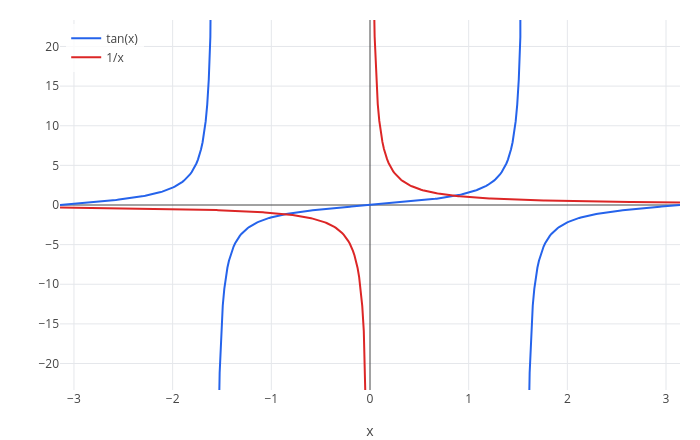

Notebook code for this chart:
### Markdown cell above
Poles are clipped instead of stretching the chart:

### Code cell
plot(tan(x), 1/x, x, -pi, pi)

### Figure 1 — Plotly figure (JSON) as saved in the notebook; plotly's stock layout.template omitted (floating-point values rounded to 4 significant figures; data arrays with more than 128 entries replaced by an {"elided": "..."} marker saying what was removed)
{"data": [{"line": {"color": "#2563eb", "width": 2}, "mode": "lines", "name": "tan(x)", "type": "scatter", "x": {"elided": "404 float values"}, "y": {"elided": "404 float values"}}, {"line": {"color": "#dc2626", "width": 2}, "mode": "lines", "name": "1/x", "type": "scatter", "x": {"elided": "402 float values"}, "y": {"elided": "402 float values"}}], "layout": {"height": 440, "legend": {"bgcolor": "rgba(255,255,255,0.8)", "x": 0.01, "xanchor": "left", "y": 0.99, "yanchor": "top"}, "margin": {"b": 50, "l": 60, "r": 20, "t": 20}, "showlegend": true, "title": {"text": ""}, "width": 700, "xaxis": {"range": [-3.142, 3.142], "title": {"text": "x"}, "zeroline": true}, "yaxis": {"range": [-23.34, 23.34], "title": {"text": ""}, "zeroline": true}}}
